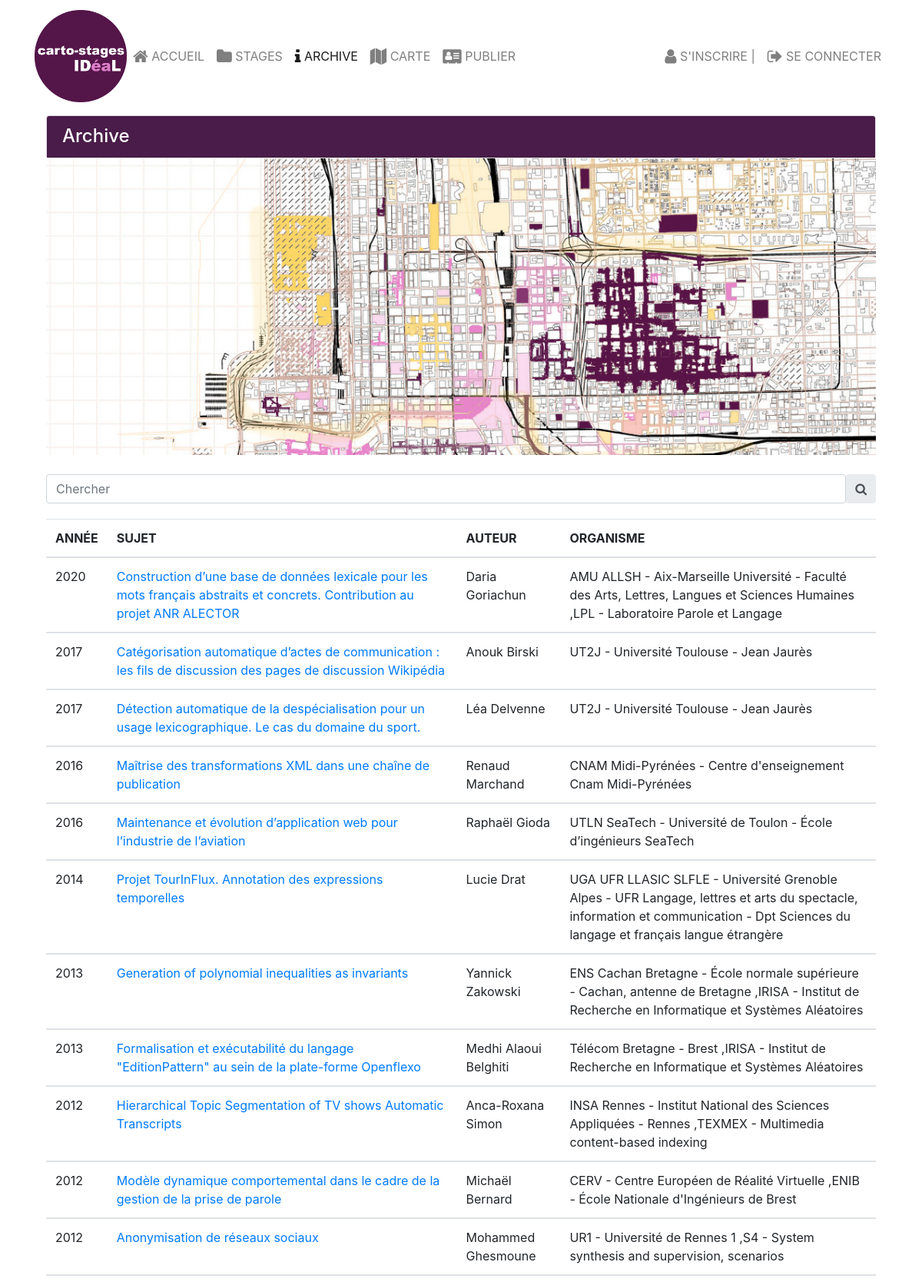
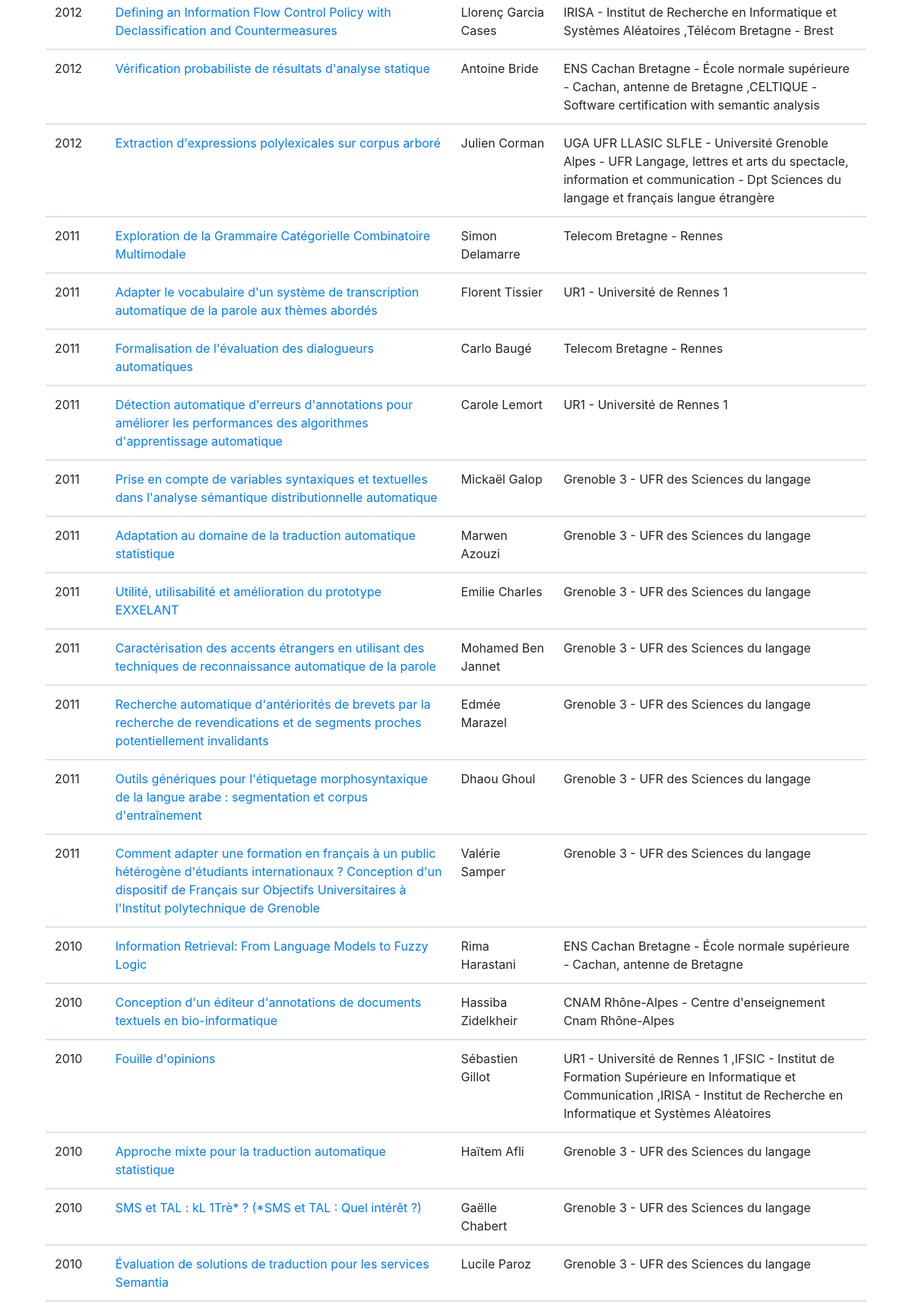
The app's page /cartostages/archive.php (upper part) with its own data (2 pictures, top to bottom).
### tables this page shows
CREATE TABLE `archive` (
  `id` varchar(18) DEFAULT NULL,
  `year` varchar(74) DEFAULT NULL,
  `sujet` varchar(200) DEFAULT NULL,
  `author` varchar(21) DEFAULT NULL,
  `organisme` varchar(178) DEFAULT NULL,
  `link` varchar(43) DEFAULT NULL
);

### cartostages/archive.php (the view, shortened to what this page needs)
<!DOCTYPE html>
<html lang="en">
    <head>
    <link rel="stylesheet" href="css/bootstrap.min.css">
    <link rel="stylesheet" href="css/font-awesome/css/font-awesome.min.css">
    <link rel="stylesheet" href="css/styles.css">
    <?php include_once 'connexion.php';?>
    </head>
    <body>
        <nav class="navbar navbar-light navbar-expand-sm fixed-top">
            <div class="container">
            <a class="navbar-brand mr-auto" href="./index.php"><img src="img/logo.png" height="120" width="120"></a>
            <div class="collapse navbar-collapse" id="Navbar">
                <ul class="navbar-nav">
                    <li class="nav-item">
                        <a class="nav-link" href="./index.php">
                        <span class="fa fa-home fa-lg"></span> ACCUEIL
                        </a>
                    </li>
                    <li class="nav-item">
                        <a class="nav-link" href="./stages.php">
                        <span class="fa fa-folder fa-lg"></span> STAGES
                        </a>
                    </li>
                    <li class="nav-item active">
                        <a class="nav-link" href="./archive.php">
                        <span class="fa fa-info fa-lg"></span> ARCHIVE
                        </a>
                    </li>
                    <li class="nav-item">
                        <a class="nav-link" href="./map.html">
                        <span class= "fa fa-map fa-lg"></span> CARTE
                        </a>
                    </li>
                    <li class="nav-item">
                        <a class="nav-link" href="./form.php">
                        <span class="fa fa-address-card fa-lg"></span> PUBLIER
                        </a>
                    </li>
                </ul>
                <ul class="navbar-nav ml-auto">
                    <li class="nav-item">
                        <a class="nav-link" id="myBtn">
                        <span class="fa fa-user fa-lg"></span> S'INSCRIRE  |
                        </a>
                    </li>
                    <li class="nav-item">
                        <a class="nav-link">
                        <span class="fa fa-sign-out fa-lg"></span> SE CONNECTER
                        </a>
                    </li>
                </ul>
            </div>
            </div>
        </nav>
        <header class="jumbotron">
            <div class="container">
                <div class="row row-header">
                    <div class="col-sm">
                        <div class="card">
                            <h4 class="card-header text-white">
                                Archive
                            </h4>
                        </div>
                    </div>
                    <div class="col-12 col-sm-12  align-self-center">
                        <a href="./map.html"> <img src = "img/map.png" class = "img-responsive" width = "100%"></a>
                    </div>
                </div>
            </div>
        </header>
        <div class="container">
            <div class="row row-content align-items-center">
                <div class="col-sm-12 ">
                    <div class="input-group rounded">
                        <input type="search" class="form-control rounded" id = "searchbox" placeholder="Chercher" aria-label="Chercher"
                          aria-describedby="search-addon"/>
                        <span class="input-group-text border-0" id="search-addon">
                          <i class="fa fa-search"></i>
                        </span>
                    </div>
                </div>
            </div>
            <div class="row row-content align-items-center">
                <div class="col col-sm col-md">
                    <div class="media-body">
                        <div id = "archiveform">
                            <?php
                            $request = "SELECT * FROM `archive`";
                            if ($response = $bdd->query($request)) {
                                echo "<table class='table' id = 'archivetab>'";
                                echo "<thead>";
                                echo  "<tr>";
                                echo  "<th scope='col'>ANNÉE</th>";
                                echo  "<th scope='col'>SUJET</th>";
                                echo  "<th scope='col'>AUTEUR</th>";
                                echo  "<th scope='col'>ORGANISME</th>";
                                echo  "</tr>";
                                while($info=$response->fetch()) {
                                    echo "<tbody>";
                                    echo "<tr>";
                                    echo "<td>" . $info['year'] . "</td>";
                                    echo "<td> <a href  = " .$info['link']. ">" .$info['sujet'].  "</a> </td>";
                                    echo "<td>" . $info['author'] . "</td>";
                                    echo "<td>" . $info['organisme'] . "</td>";
                                    echo "</tr>";
                                    echo "</tbody>";
                                }
                                echo "</table>";
                            } else {
                                print "Erreur" ;
                            }
                            ?>
                       </div>
                    </div>
                </div>
            </div>
        </div>
    </body>
</html>

### cartostages/css/styles.css (style rules this page uses)
.row-header { margin: 0px auto; padding: 0px 0px; }
.row-content { margin: 0px auto; padding: 10px 0px; min-height: 50px; }
.card-header { background-color: #d183c6; }
.jumbotron { margin: 0px auto; padding: 100px 20px; padding-bottom: 15px; background: white; }
.jumbotron .card-header { background-color: #4a1c49; }
body { padding: 50px 0px 0px 0px; z-index: 0; }
.navbar-light { background:white; color: black; }

### records on screen
archive: year "2020", sujet "Construction d’une base de données lexicale pour les mots français abstraits et concrets. Contribution au projet ANR ALECTOR", author "Daria Goriachun", organisme "AMU ALLSH - Aix-Marseille Université - Faculté des Arts, Lettres, Langues et Sciences Humaines ,LPL - Laboratoire Parole et Langage"
archive: year "2017", sujet "Catégorisation automatique d’actes de communication : les fils de discussion des pages de discussion Wikipédia", author "Anouk Birski", organisme "UT2J - Université Toulouse - Jean Jaurès"
archive: year "2017", sujet "Détection automatique de la despécialisation pour un usage lexicographique. Le cas du domaine du sport.", author "Léa Delvenne", organisme "UT2J - Université Toulouse - Jean Jaurès"
archive: year "2016", sujet "Maîtrise des transformations XML dans une chaîne de publication", author "Renaud Marchand", organisme "CNAM Midi-Pyrénées - Centre d'enseignement Cnam Midi-Pyrénées"
archive: year "2016", sujet "Maintenance et évolution d’application web pour l’industrie de l’aviation", author "Raphaël Gioda", organisme "UTLN SeaTech - Université de Toulon - École d’ingénieurs SeaTech"
archive: year "2014", sujet "Projet TourInFlux. Annotation des expressions temporelles", author "Lucie Drat", organisme "UGA UFR LLASIC SLFLE - Université Grenoble Alpes - UFR Langage, lettres et arts du spectacle, information et communication - Dpt Sciences du langage et français langue étrangère"
archive: year "2013", sujet "Generation of polynomial inequalities as invariants", author "Yannick Zakowski", organisme "ENS Cachan Bretagne - École normale supérieure - Cachan, antenne de Bretagne ,IRISA - Institut de Recherche en Informatique et Systèmes Aléatoires"
archive: year "2013", sujet "Formalisation et exécutabilité du langage \"EditionPattern\" au sein de la plate-forme Openflexo", author "Medhi Alaoui Belghiti", organisme "Télécom Bretagne - Brest ,IRISA - Institut de Recherche en Informatique et Systèmes Aléatoires"
archive: year "2012", sujet "Hierarchical Topic Segmentation of TV shows Automatic Transcripts", author "Anca-Roxana Simon", organisme "INSA Rennes - Institut National des Sciences Appliquées - Rennes ,TEXMEX - Multimedia content-based indexing"
archive: year "2012", sujet "Modèle dynamique comportemental dans le cadre de la gestion de la prise de parole", author "Michaël Bernard", organisme "CERV - Centre Européen de Réalité Virtuelle ,ENIB - École Nationale d'Ingénieurs de Brest"
archive: year "2012", sujet "Anonymisation de réseaux sociaux", author "Mohammed Ghesmoune", organisme "UR1 - Université de Rennes 1 ,S4 - System synthesis and supervision, scenarios"
archive: year "2012", sujet "Defining an Information Flow Control Policy with Declassification and Countermeasures", author "Llorenç Garcia Cases", organisme "IRISA - Institut de Recherche en Informatique et Systèmes Aléatoires ,Télécom Bretagne - Brest"
archive: year "2012", sujet "Vérification probabiliste de résultats d'analyse statique", author "Antoine Bride", organisme "ENS Cachan Bretagne - École normale supérieure - Cachan, antenne de Bretagne ,CELTIQUE - Software certification with semantic analysis"
archive: year "2012", sujet "Extraction d'expressions polylexicales sur corpus arboré", author "Julien Corman", organisme "UGA UFR LLASIC SLFLE - Université Grenoble Alpes - UFR Langage, lettres et arts du spectacle, information et communication - Dpt Sciences du langage et français langue étrangère"
archive: year "2011", sujet "Exploration de la Grammaire Catégorielle Combinatoire Multimodale", author "Simon Delamarre", organisme "Telecom Bretagne - Rennes"
archive: year "2011", sujet "Adapter le vocabulaire d'un système de transcription automatique de la parole aux thèmes abordés", author "Florent Tissier", organisme "UR1 - Université de Rennes 1"
archive: year "2011", sujet "Formalisation de l'évaluation des dialogueurs automatiques", author "Carlo Baugé", organisme "Telecom Bretagne - Rennes"
archive: year "2011", sujet "Détection automatique d'erreurs d'annotations pour améliorer les performances des algorithmes d'apprentissage automatique", author "Carole Lemort", organisme "UR1 - Université de Rennes 1"
archive: year "2011", sujet "Prise en compte de variables syntaxiques et textuelles dans l'analyse sémantique distributionnelle automatique", author "Mickaël Galop", organisme "Grenoble 3 - UFR des Sciences du langage"
archive: year "2011", sujet "Adaptation au domaine de la traduction automatique statistique", author "Marwen Azouzi", organisme "Grenoble 3 - UFR des Sciences du langage"
archive: year "2011", sujet "Utilité, utilisabilité et amélioration du prototype EXXELANT", author "Emilie Charles", organisme "Grenoble 3 - UFR des Sciences du langage"
archive: year "2011", sujet "Caractérisation des accents étrangers en utilisant des techniques de reconnaissance automatique de la parole", author "Mohamed Ben Jannet", organisme "Grenoble 3 - UFR des Sciences du langage"
archive: year "2011", sujet "Recherche automatique d'antériorités de brevets par la recherche de revendications et de segments proches potentiellement invalidants", author "Edmée Marazel", organisme "Grenoble 3 - UFR des Sciences du langage"
archive: year "2011", sujet "Outils génériques pour l'étiquetage morphosyntaxique de la langue arabe : segmentation et corpus d'entraînement", author "Dhaou Ghoul", organisme "Grenoble 3 - UFR des Sciences du langage"
archive: year "2011", sujet "Comment adapter une formation en français à un public hétérogène d'étudiants internationaux ? Conception d'un dispositif de Français sur Objectifs Universitaires à l'Institut polytechnique de Grenoble", author "Valérie Samper", organisme "Grenoble 3 - UFR des Sciences du langage"
archive: year "2010", sujet "Information Retrieval: From Language Models to Fuzzy Logic", author "Rima Harastani", organisme "ENS Cachan Bretagne - École normale supérieure - Cachan, antenne de Bretagne"
archive: year "2010", sujet "Conception d'un éditeur d'annotations de documents textuels en bio-informatique", author "Hassiba Zidelkheir", organisme "CNAM Rhône-Alpes - Centre d'enseignement Cnam Rhône-Alpes"
archive: year "2010", sujet "Fouille d'opinions", author "Sébastien Gillot", organisme "UR1 - Université de Rennes 1 ,IFSIC - Institut de Formation Supérieure en Informatique et Communication ,IRISA - Institut de Recherche en Informatique et Systèmes Aléatoires"
archive: year "2010", sujet "Approche mixte pour la traduction automatique statistique", author "Haïtem Afli", organisme "Grenoble 3 - UFR des Sciences du langage"
archive: year "2010", sujet "SMS et TAL : kL 1Trè* ? (*SMS et TAL : Quel intérêt ?)", author "Gaëlle Chabert", organisme "Grenoble 3 - UFR des Sciences du langage"
archive: year "2010", sujet "Évaluation de solutions de traduction pour les services Semantia", author "Lucile Paroz", organisme "Grenoble 3 - UFR des Sciences du langage"
